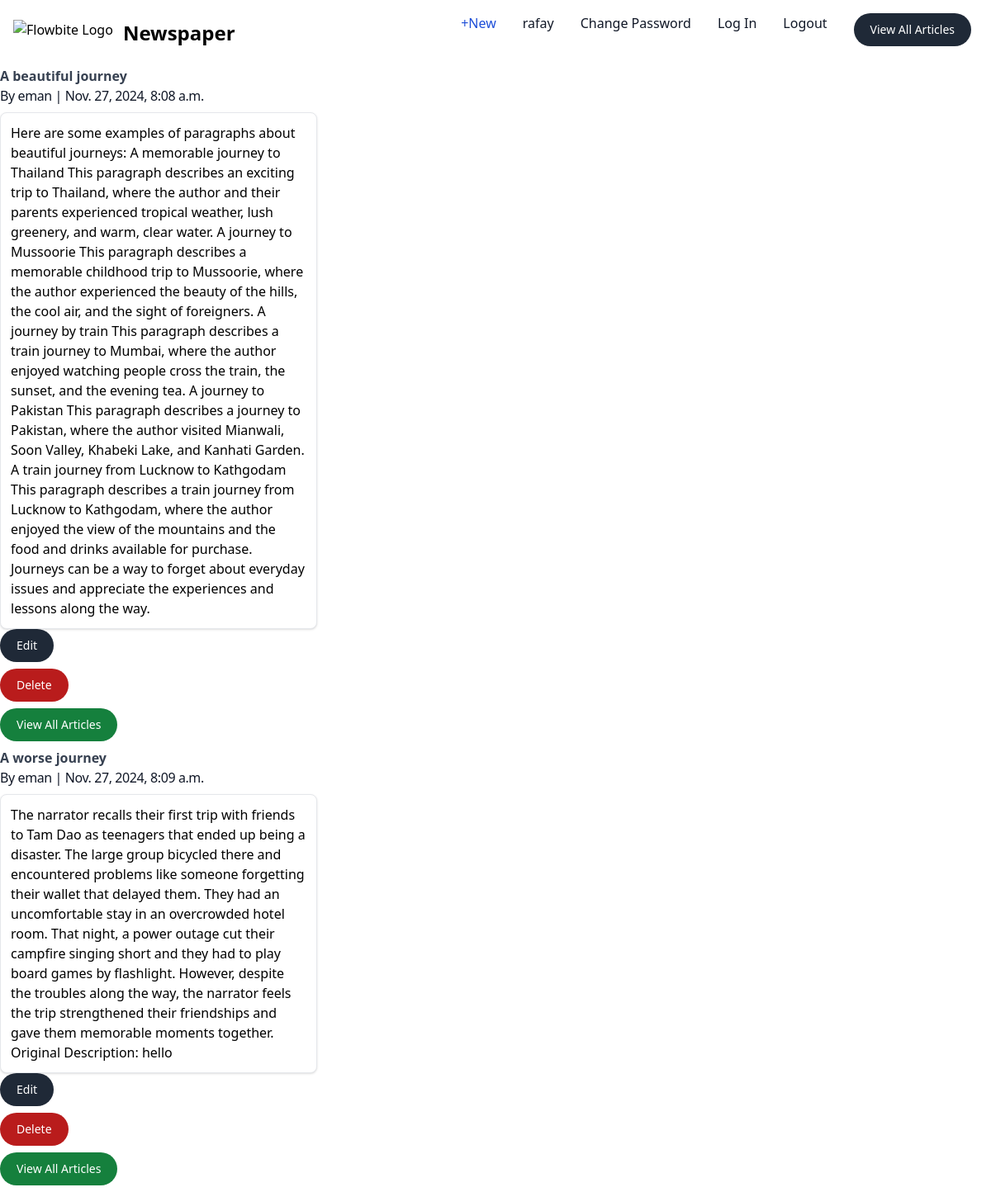
Page /articles/ (signed in) on the committed database.
### accounts/models.py (models this page shows)
class CustomUser(AbstractUser):
    age = models.PositiveIntegerField(null=True , blank= True)

### articles/models.py (models this page shows, shortened)
class Article(models.Model):
    title = models.CharField(max_length=255)
    body = models.TextField()
    date = models.DateTimeField(auto_now_add=True)
    author = models.ForeignKey(
        settings.AUTH_USER_MODEL,
        on_delete=models.CASCADE,
    )
    def get_absolute_url(self):
        return reverse("article_detail", kwargs={'pk': self.pk })

### articles/views.py (the view)
# urls.py: path("articles/", ArticleListView.as_view(),
class ArticleListView(ListView):
    model = Article
    template_name = 'article_list.html'

### templates/article_list.html (shortened to what this page needs)
{% extends 'base.html' %}
{% block content %}
{% for article in article_list %}
<a href="{{ article.get_absolute_url }}">
  <p class="font-bold text-gray-700 dark:text-gray-400"> {{ article.title }}</p>
</a>
<h5 class="mb-2 text-1xl font-normal tracking-tight text-gray-900 dark:text-white">By {{ article.author }} | {{article.date }}
</h5>
<a href="#"
  class="block max-w-sm p-3 bg-white border border-black-200 rounded-lg shadow hover:bg-gray-100 dark:bg-gray-800 dark:border-gray-700 dark:hover:bg-gray-700">
  {{ article.body }} </a>
<div>
  <a href="{% url 'article_edit' article.pk %}"><button type="button"
      class="text-white bg-gray-800 hover:bg-gray-900 focus:outline-none focus:ring-4 focus:ring-gray-300 font-medium rounded-full text-sm px-5 py-2.5 me-2 mb-2 dark:bg-gray-800 dark:hover:bg-gray-700 dark:focus:ring-gray-700 dark:border-gray-700">Edit
    </button> </a>
</div>
<div>
  <a href="{% url 'article_delete' article.pk %}">
    <button type="button"
      class="text-white bg-red-700 hover:bg-red-800 focus:outline-none focus:ring-4 focus:ring-red-300 font-medium rounded-full text-sm px-5 py-2.5 text-center me-2 mb-2 dark:bg-red-600 dark:hover:bg-red-700 dark:focus:ring-red-900">Delete</button>
  </a>
</div>
<a href="{% url 'article_list'  %}"> <button type="button"
    class="text-white bg-green-700 hover:bg-red-800 focus:outline-none focus:ring-4 focus:ring-red-300 font-medium rounded-full text-sm px-5 py-2.5 text-center me-2 mb-2 dark:bg-red-600 dark:hover:bg-red-700 dark:focus:ring-red-900">View
    All Articles</button></a>
{% endfor %}
{% endblock content %}

### templates/base.html (shortened to what this page needs)
<!DOCTYPE html>
<html lang="en">
<head>
</head>
<body>
  <nav class="bg-white border-gray-200 dark:bg-gray-900">
    <div class="max-w-screen-xl flex flex-wrap items-center justify-between mx-auto p-4">
      <a href="{% url 'home' %}" class="flex items-center space-x-3 rtl:space-x-reverse">
        <img src="https://flowbite.com/docs/images/logo.svg" class="h-8" alt="Flowbite Logo" />
        <span class="self-center text-2xl font-semibold whitespace-nowrap dark:text-white">Newspaper</span>
      </a>
      <div class="items-center justify-between hidden w-full md:flex md:w-auto md:order-1" id="navbar-user">
        <ul
          class="flex flex-col font-medium p-4 md:p-0 mt-4 border border-gray-100 rounded-lg bg-gray-50 md:space-x-8 rtl:space-x-reverse md:flex-row md:mt-0 md:border-0 md:bg-white dark:bg-gray-800 md:dark:bg-gray-900 dark:border-gray-700">
          <li>
            {% if user.is_authenticated %}
            <a href="{% url 'article_new' %}"
              class="block py-2 px-3 text-white bg-blue-700 rounded md:bg-transparent md:text-blue-700 md:p-0 md:dark:text-blue-500"
              aria-current="page">+New</a>
          </li>
          <li>
            <a href="#"
              class="block py-2 px-3 text-gray-900 rounded hover:bg-gray-100 md:hover:bg-transparent md:hover:text-blue-700 md:p-0 dark:text-white md:dark:hover:text-blue-500 dark:hover:bg-gray-700 dark:hover:text-white md:dark:hover:bg-transparent dark:border-gray-700">
              {{ user.username }}</a>
          </li>
          <li>
            <a href="{% url 'password_change' %}"
              class="block py-2 px-3 text-gray-900 rounded hover:bg-gray-100 md:hover:bg-transparent md:hover:text-blue-700 md:p-0 dark:text-white md:dark:hover:text-blue-500 dark:hover:bg-gray-700 dark:hover:text-white md:dark:hover:bg-transparent dark:border-gray-700">Change
              Password</a>
          </li>
          <li>
            <a href="{% url 'login' %}"
              class="block py-2 px-3 text-gray-900 rounded hover:bg-gray-100 md:hover:bg-transparent md:hover:text-blue-700 md:p-0 dark:text-white md:dark:hover:text-blue-500 dark:hover:bg-gray-700 dark:hover:text-white md:dark:hover:bg-transparent dark:border-gray-700">Log
              In</a>
          </li>
          <li>
            <a href="{% url 'logout' %}"
              class="block py-2 px-3 text-gray-900 rounded hover:bg-gray-100 md:hover:bg-transparent md:hover:text-blue-700 md:p-0 dark:text-white md:dark:hover:text-blue-500 dark:hover:bg-gray-700 dark:hover:text-white md:dark:hover:bg-transparent dark:border-gray-700">Logout</a>
          </li>
          <a href="{% url 'article_list' %}"><button type="button"
              class="text-white bg-gray-800 hover:bg-gray-900 focus:outline-none focus:ring-4 focus:ring-gray-300 font-medium rounded-full text-sm px-5 py-2.5 me-2 mb-2 dark:bg-gray-800 dark:hover:bg-gray-700 dark:focus:ring-gray-700 dark:border-gray-700">View
              All Articles </button> </a>
      </div>
      {% endif %}
    </div>
  </nav>
  <main>
    {% block content %}
    {% endblock content %}
  </main>
</body>
<script src="https://cdn.tailwindcss.com"></script>
</html>

### rows in the picture
CustomUser: username "rafay"
Article: title "A beautiful journey", author "eman", date "Nov. 27, 2024, 8:08 a.m.", body "Here are some examples of paragraphs about beautiful journeys: A memorable journey to Thailand This paragraph describes an exciting trip to Thailand, where the author and their parents experienced tropical weather, lush greenery, and warm, clear water. A journey to Mussoorie This paragraph describes a memorable childhood trip to Mussoorie, where the author experienced the beauty of the hills, the cool air, and the sight of foreigners. A journey by train This paragraph describes a train journey to Mumbai, where the author enjoyed watching people cross the train, the sunset, and the evening tea. A journey to Pakistan This paragraph describes a journey to Pakistan, where the author visited…"
Article: title "A worse journey", author "eman", date "Nov. 27, 2024, 8:09 a.m.", body "The narrator recalls their first trip with friends to Tam Dao as teenagers that ended up being a disaster. The large group bicycled there and encountered problems like someone forgetting their wallet that delayed them. They had an uncomfortable stay in an overcrowded hotel room. That night, a power outage cut their campfire singing short and they had to play board games by flashlight. However, despite the troubles along the way, the narrator feels the trip strengthened their friendships and gave them memorable moments together. Original Description: hello"
